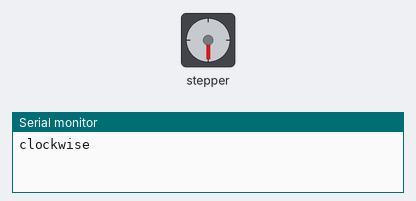
The sketch below on a simulated Arduino Mega 2560, built with avr-gcc and run on an emulated ATmega2560. Shown: stepper motor, the last lines printed to the serial monitor. Stepper angles assume 2048 steps per turn.

Above: at 12.9 s.
At 26.3 s:
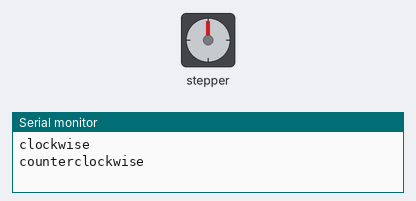
Timing chart, 0 to 40.0 s (numbered marks = the images above):
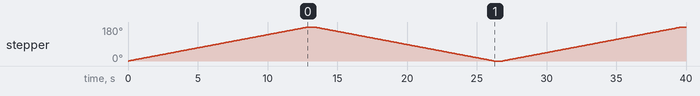

Measured:
- by itself, stepper: turns 180° clockwise in 12.8 s, then 180° counter-clockwise in 12.8 s, then 180° clockwise in 12.8 s

The sketch:

stepper_oneRevolution.ino
```cpp
/*
 Stepper Motor Control - one revolution

 This program drives a unipolar or bipolar stepper motor.
 The motor is attached to digital pins 8 - 11 of the Arduino.

 The motor should revolve one revolution in one direction, then
 one revolution in the other direction.


 Created 11 Mar. 2007
 Modified 30 Nov. 2009
 by Tom Igoe

 */

#include <Stepper.h>

const int stepsPerRevolution = 2048;  // change this to fit the number of steps per revolution
// for your motor

// initialize the stepper library on pins 8 through 11:
Stepper myStepper(32, 8, 10, 9, 11);

void setup() {
  // set the speed at 60 rpm:
  myStepper.setSpeed(150);
  // initialize the serial port:
  Serial.begin(9600);
}

void loop() {
  // step one revolution  in one direction:
  Serial.println("clockwise");
  myStepper.step(stepsPerRevolution/2);
  delay(500);

  // step one revolution in the other direction:
  Serial.println("counterclockwise");
  myStepper.step(-stepsPerRevolution/2);
  delay(500);
}
```
